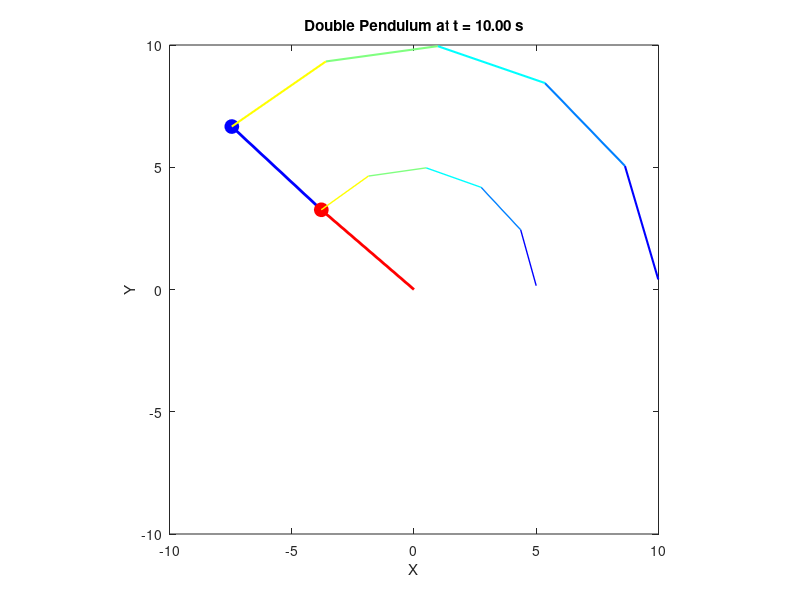
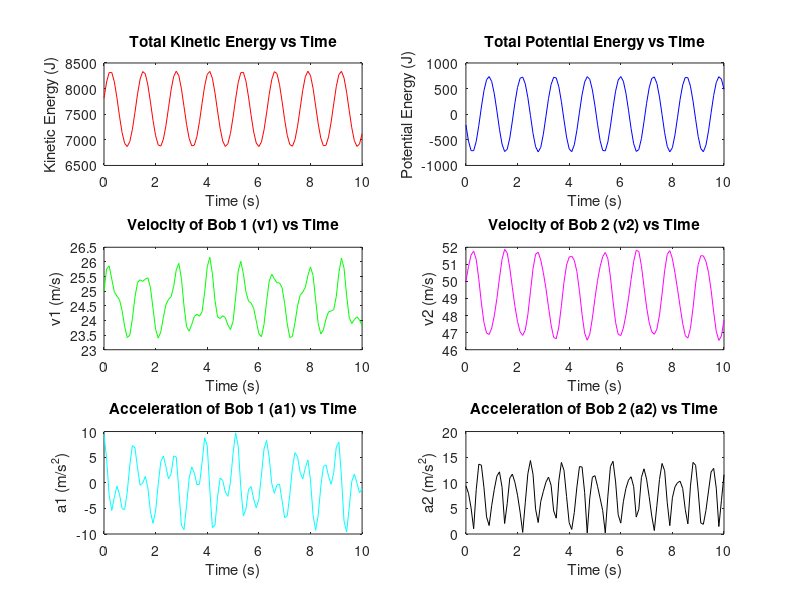

MATLAB code to generate these figures, in order:
function double()

%INPUT
m1 = input('Enter mass m1 (kg): ');
m2 = input('Enter mass m2 (kg): ');
L1 = input('Enter length L1 (m): ');
L2 = input('Enter length L2 (m): ');
theta1_0 = input('Enter initial angular position of bob 1 (rad): ');
theta2_0 = input('Enter initial angular position of bob 2 (rad): ');
omega1_0 = input('Enter initial angular velocity of bob 1 (rad/s): ');
omega2_0 = input('Enter initial angular velocity of bob 2 (rad/s): ');

%CONSTANTS
g = 9.81;
y0 = [theta1_0; omega1_0; theta2_0; omega2_0];

%TIME SETTINGS
t_final = 10;
dt = 0.1;
tspan = 0:dt:t_final;

%SOLVE SYSTEM
opts = odeset('RelTol',1e-10, 'AbsTol',1e-10);
[t, y] = ode45(@(t,y) equations(t, y, m1, m2, L1, L2, g), tspan, y0, opts);

%COORDINATES
x1 = L1 * sin(y(:,1));
y1 = -L1 * cos(y(:,1));
x2 = x1 + L2 * sin(y(:,3));
y2 = y1 - L2 * cos(y(:,3));

%ENERGY, VELOCITY, ACCELERATION CALCULATION
theta1 = y(:,1); omega1 = y(:,2);
theta2 = y(:,3); omega2 = y(:,4);

% Velocities
v1 = L1 * omega1;
v2 = sqrt((L1*omega1).^2 + (L2*omega2).^2 + ...
    2*L1*L2.*omega1.*omega2.*cos(theta1 - theta2));

% Accelerations
alpha1 = zeros(size(t));
alpha2 = zeros(size(t));
for i = 1:length(t)
    dydt_i = equations([], y(i,:)', m1, m2, L1, L2, g);
    alpha1(i) = dydt_i(2);
    alpha2(i) = dydt_i(4);
end
a1 = L1 * alpha1;
a2 = sqrt( ...
    (L1*alpha1).^2 + (L2*alpha2).^2 + ...
    2*L1*L2.*alpha1.*alpha2.*cos(theta1 - theta2));

% Kinetic Energy
T = 0.5 * m1 .* v1.^2 + 0.5 * m2 .* v2.^2;

% Potential Energy
y1_pos = -L1 * cos(theta1);
y2_pos = y1_pos - L2 * cos(theta2);
V = m1 * g * y1_pos + m2 * g * y2_pos;

%ANIMATION
figure('Color', 'w');
for i = 1:length(t)
    clf;

    % Plot rods
    plot([0 x1(i)], [0 y1(i)], 'r', 'LineWidth', 2); hold on;
    plot([x1(i) x2(i)], [y1(i) y2(i)], 'b', 'LineWidth', 2);

    % Plot masses
    plot(x1(i), y1(i), 'ro', 'MarkerSize', 10, 'MarkerFaceColor', 'r');
    plot(x2(i), y2(i), 'bo', 'MarkerSize', 10, 'MarkerFaceColor', 'b');

    % Trail
    trail_duration = 0.5;
    trail_start_idx = find(t >= t(i) - trail_duration, 1);
    if ~isempty(trail_start_idx) && trail_start_idx < i
        trail_len = i - trail_start_idx + 1;
        cmap = jet(trail_len);
        for j = 1:trail_len-1
            idx = trail_start_idx + j - 1;
            plot([x2(idx) x2(idx+1)], [y2(idx) y2(idx+1)], '-', ...
                'Color', cmap(j,:), 'LineWidth', 1.5);
            plot([x1(idx) x1(idx+1)], [y1(idx) y1(idx+1)], '-', ...
                'Color', cmap(j,:), 'LineWidth', 1);
        end
    end

    axis equal;
    axis([-L1-L2 L1+L2 -L1-L2 L1+L2]);
    title(sprintf('Double Pendulum at t = %.2f s', t(i)), 'Color', 'k');
    xlabel('X'); ylabel('Y');
    drawnow;
end

%PLOTTING
figure;

subplot(3,2,1);
plot(t, T, 'r');
title('Total Kinetic Energy vs Time'); xlabel('Time (s)'); ylabel('Kinetic Energy (J)');

subplot(3,2,2);
plot(t, V, 'b');
title('Total Potential Energy vs Time'); xlabel('Time (s)'); ylabel('Potential Energy (J)');

subplot(3,2,3);
plot(t, v1, 'g');
title('Velocity of Bob 1 (v1) vs Time'); xlabel('Time (s)'); ylabel('v1 (m/s)');

subplot(3,2,4);
plot(t, v2, 'm');
title('Velocity of Bob 2 (v2) vs Time'); xlabel('Time (s)'); ylabel('v2 (m/s)');

subplot(3,2,5);
plot(t, a1, 'c');
title('Acceleration of Bob 1 (a1) vs Time'); xlabel('Time (s)'); ylabel('a1 (m/s^2)');

subplot(3,2,6);
plot(t, a2, 'k');
title('Acceleration of Bob 2 (a2) vs Time'); xlabel('Time (s)'); ylabel('a2 (m/s^2)');

end

%SYSTEM EQUATIONS
function dydt = equations(~, y, m1, m2, L1, L2, g)
theta1 = y(1); omega1 = y(2);
theta2 = y(3); omega2 = y(4);
delta = theta2 - theta1;

den1 = (m1 + m2) * L1 - m2 * L1 * cos(delta)^2;
den2 = (L2 / L1) * den1;

domega1 = (m2 * L1 * omega1^2 * sin(delta) * cos(delta) + ...
    m2 * g * sin(theta2) * cos(delta) + ...
    m2 * L2 * omega2^2 * sin(delta) - ...
    (m1 + m2) * g * sin(theta1)) / den1;

domega2 = (-m2 * L2 * omega2^2 * sin(delta) * cos(delta) + ...
    (m1 + m2) * g * sin(theta1) * cos(delta) - ...
    (m1 + m2) * L1 * omega1^2 * sin(delta) - ...
    (m1 + m2) * g * sin(theta2)) / den2;

dydt = [omega1; domega1; omega2; domega2];
end
